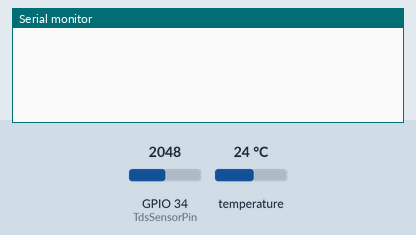
Recording of a sketch running on a simulated ESP32. Shown: the last lines printed to the serial monitor. The inputs (shaded band) are chosen by the test bench; at power-on: temperature 24 °C, GPIO 34 (TdsSensorPin) = 2048.

Above: at 2.3 s.
2.4 s: temperature set to 12 °C
At 2.4 s:
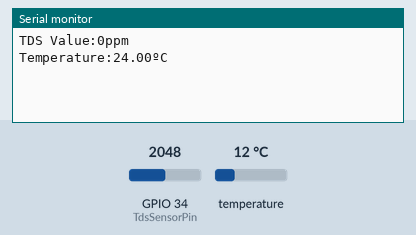
3.9 s: temperature set to 19 °C
At 3.9 s:
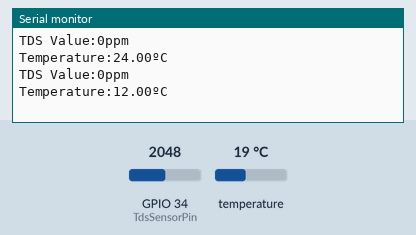
Timing chart, 0 to 6.9 s (numbered marks = the images above; inputs shaded):
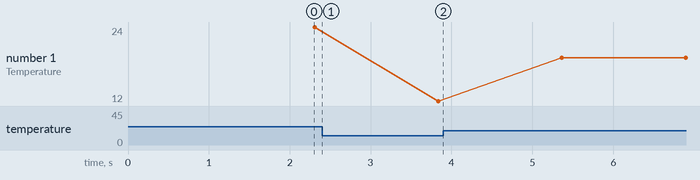

Measured:
- plotted number 1: 24 → 12 after the input at 2.4 s, 12 → 19 after the input at 3.9 s

The sketch:

ESP32_GravityTDS-test.ino
```cpp
#include <OneWire.h>
#include <DallasTemperature.h>

const int oneWireBus = 27; // GPIO where the DS18B20 is connected to

#define TdsSensorPin 34
#define VREF 3.3      // analog reference voltage(Volt) of the ADC
#define SCOUNT  30           // sum of sample point
int analogBuffer[SCOUNT];    // store the analog value in the array, read from ADC
int analogBufferTemp[SCOUNT];
int analogBufferIndex = 0;
int copyIndex = 0;
float averageVoltage = 0;
float tdsValue = 0;
float temperature = 0;


OneWire oneWire(oneWireBus);    // Setup a oneWire instance to communicate with any OneWire devices

DallasTemperature sensors(&oneWire);    // Pass our oneWire reference to Dallas Temperature sensor

void setup()
{
  Serial.begin(9600);
  pinMode(TdsSensorPin, INPUT);
  sensors.begin();
}

void loop()
{
  sensors.requestTemperatures();
  float temperature = sensors.getTempCByIndex(0);

  static unsigned long analogSampleTimepoint = millis();
  if (millis() - analogSampleTimepoint > 40U)  //every 40 milliseconds,read the analog value from the ADC
  {
    analogSampleTimepoint = millis();
    analogBuffer[analogBufferIndex] = analogRead(TdsSensorPin);    //read the analog value and store into the buffer
    analogBufferIndex++;
    if (analogBufferIndex == SCOUNT)
      analogBufferIndex = 0;
  }
  static unsigned long printTimepoint = millis();
  if (millis() - printTimepoint > 800U)
  {
    printTimepoint = millis();
    for (copyIndex = 0; copyIndex < SCOUNT; copyIndex++)
      analogBufferTemp[copyIndex] = analogBuffer[copyIndex];
    averageVoltage = getMedianNum(analogBufferTemp, SCOUNT) * (float)VREF / 4096.0; // read the analog value more stable by the median filtering algorithm, and convert to voltage value
    float compensationCoefficient = 1.0 + 0.02 * (temperature - 25.0); //temperature compensation formula: fFinalResult(25^C) = fFinalResult(current)/(1.0+0.02*(fTP-25.0));
    float compensationVolatge = averageVoltage / compensationCoefficient; //temperature compensation
    tdsValue = (133.42 * compensationVolatge * compensationVolatge * compensationVolatge - 255.86 * compensationVolatge * compensationVolatge + 857.39 * compensationVolatge) * 0.5; //convert voltage value to tds value

    Serial.print("TDS Value:");
    Serial.print(tdsValue, 0);
    Serial.println("ppm");

    Serial.print("Temperature:");
    Serial.print(temperature);
    Serial.println("ºC");
  }
}
int getMedianNum(int bArray[], int iFilterLen)
{
  int bTab[iFilterLen];
  for (byte i = 0; i < iFilterLen; i++)
    bTab[i] = bArray[i];
  int i, j, bTemp;
  for (j = 0; j < iFilterLen - 1; j++)
  {
    for (i = 0; i < iFilterLen - j - 1; i++)
    {
      if (bTab[i] > bTab[i + 1])
      {
        bTemp = bTab[i];
        bTab[i] = bTab[i + 1];
        bTab[i + 1] = bTemp;
      }
    }
  }
  if ((iFilterLen & 1) > 0)
    bTemp = bTab[(iFilterLen - 1) / 2];
  else
    bTemp = (bTab[iFilterLen / 2] + bTab[iFilterLen / 2 - 1]) / 2;
  return bTemp;
}
```
